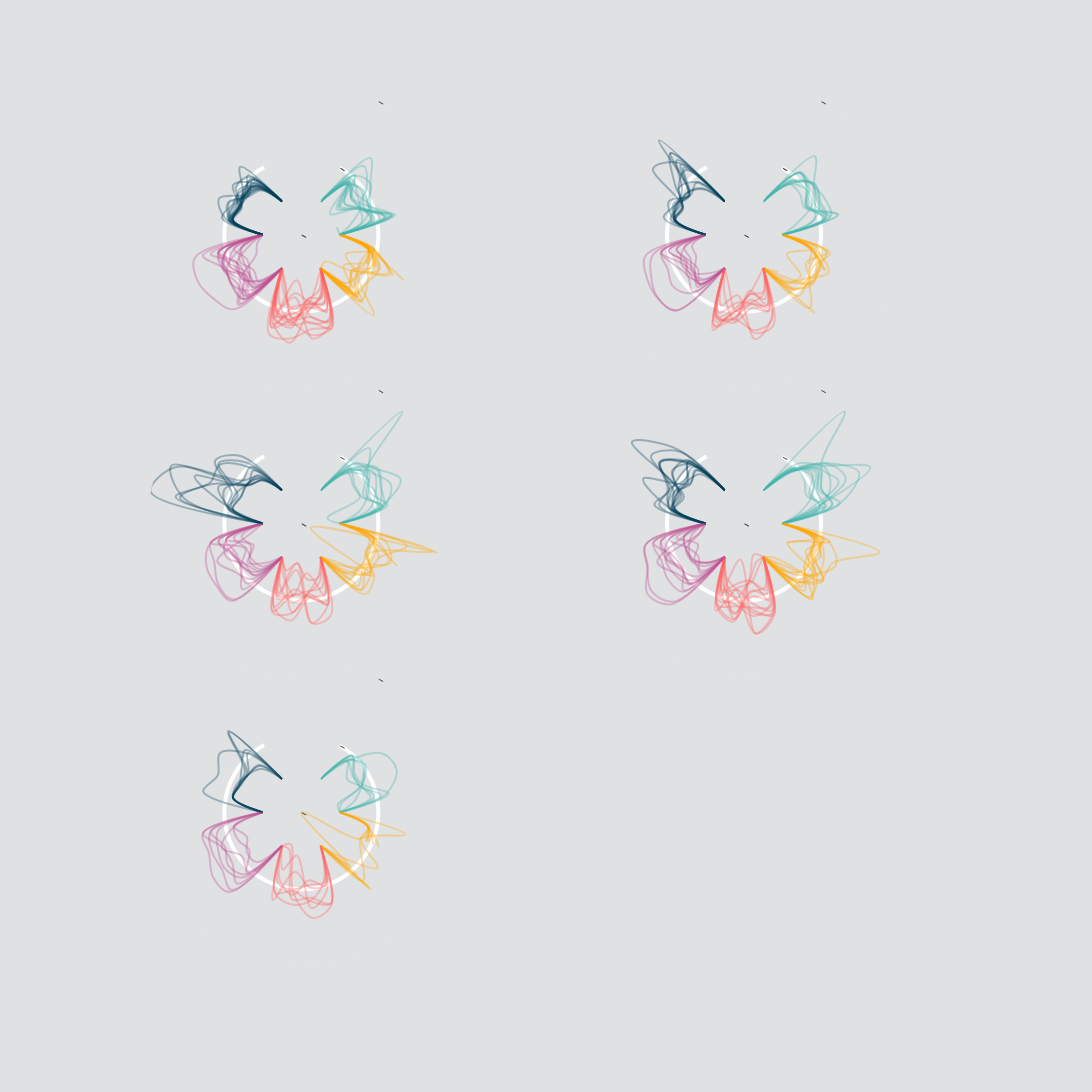

Notebook code cell kept with this figure:
### Markdown cell above
## Overview for each continent

### Code cell
from plotly import tools
from random import randint

total= df_norm['continent'].nunique()


traces = []
subplot_titles = []

#format
theta = list(df_norm.columns[1:-1])
# theta.append(df_norm.columns[1])

# print(theta)

# colors=['D94F70','45B5AA','F0C05A','5A5B9F','9B1B30']

# Plot one subplot 
def draw_one_nation(data, subplot):
    
#     format_data=list(data[1:-1])
#     format_data.append(format_data[0])

    result_list = []
    
    for index,k in enumerate(directions.keys()):
        
#         r = data[directions[k]].iloc[i].values
        r = data[directions[k]]
        theta = directions[k].copy()
        
        r = list(r)
        prevkey = extra_theta[(index)%len(extra_theta)]
        nextkey=extra_theta[(index+1)%len(extra_theta)]
        r = [range_min+offset] + r + [range_min+offset] 
        theta = [prevkey] + theta + [nextkey]
        
        result_list.append(go.Scatterpolar(
#             name = data[0], # country name
            subplot = subplot,
            r = r,
            theta = theta,
            mode = "lines",
#             fill = "toself",
#             fillcolor = "rgba(180,120,150,0.2)",
            line = dict(
                shape = "spline",
#                 color = "rgba(180,120,150,0.4)",
                color=colors[index],
            ) 
        )
        )
        
  
        
    return result_list

    

# Plot for group of continents
continents = df_norm.groupby('continent')
data = []
    
# ga_index = continents.groups['America']
# ga = continents.get_group('America')

i = 0

for continent, nations in continents:

    subplot = "polar"
    if i != 0:
        subplot += str(i+1)
    i+=1
    
    for i_nation in range(len(nations)):
        nation = nations.iloc[i_nation]
        data+=(draw_one_nation(nation, subplot))
    
    
    #Add a blank angle
    data.append(go.Scatterpolar(
    #         name = df_norm['indicator'].iloc[i], #Nation as the trace name
            subplot = subplot,
            mode = "lines",
            marker = dict(
                color = "rgba(180,120,150,0)",

            ),
            r=[0,0,0,0,0],
            theta=['f','g','h','i','j'],
            line = dict(
    #             shape = "spline",
                color=[colors[index]],
                smoothing = 1.3
            ),
            hoverlabel=dict(
                namelength=20
            )
        )
    )
    


    
# Subplot format
total = 5
cols = 2
rows = total//cols+1


width = 1/cols*0.95
height = 1/rows*0.95

w_offset = 1/cols*0
h_offset = 1/rows*0

polars = dict()
for i, continent in enumerate(continents):
    subplot = "polar"

    if i!=0:
        subplot += str(i+1)
        
    col = i % cols
    row = i // cols

    x = [(width+w_offset)*(col), width*(col+1) + w_offset*col]
    y = [1-height*(row+1)-h_offset*row, 1-(height+h_offset)*(row)]
        
    print(continent[0], col, row)

    
    polars[subplot] = dict(
        
        domain = dict(
            x = x,
            y = y
        ),
#         angularaxis=dict(
#             tickfont = dict(
#                 size = 10 
#             ),
#             ticks = "outside",
#             rotation = 90,
#             direction = "clockwise"
#         ),
#         radialaxis = dict(
#             visible = True,
#             tickfont = dict(
#                 size = 6 
#             ),
#             nticks = 6,
#             range = [-3, 3]
#         )
        bgcolor=bgcolor,
        sector=[119,420],
        angularaxis=dict(
            showline=False, # the grid's outline
            visible=False,
            showticklabels=False,
            tickfont = dict(
                size = 8
            ),
            ticks = "outside",
#             nticks = 30,
            nticks=6,
            direction = "clockwise",
            rotation = 60,
#             gridcolor = "rgb(133,134,136,0.4)",
            gridcolor="rgba(255,255,255,0.5)",
            gridwidth = 1
        ),
        radialaxis=dict(
            angle = 60,
            showline=False, # the tick line
            showticklabels=False,
            visible=True,
            nticks=4,
            range = [range_min,range_max],
#             gridcolor = "rgb(133,134,136)",
            gridwidth = 4,
            gridcolor = "white", #the tick line
        )
    )

    
layout = go.Layout(
    showlegend = False,
#     title = "Small Nation in different Continents ",
    paper_bgcolor=bgcolor,
)


fig = go.Figure(data=data, layout=layout)
fig['layout'].update(polars)
fig['layout'].update(width=max(cols*600,800),height=rows*500)
iplot(fig)
